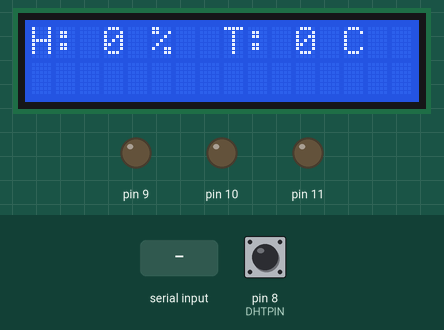
Recording of a sketch running on a simulated Arduino Uno, built with avr-gcc and run on an emulated ATmega328P. Parts: 16×2 character LCD, output pins drawn as LEDs (lit = HIGH). The inputs (shaded band) are chosen by the test bench; at power-on: pin 8 (DHTPIN) HIGH. What the sketch prints to the serial monitor is not drawn.

Above: at 1.2 s.
1.3 s: "1\n" received over the second serial link
At 4.3 s:
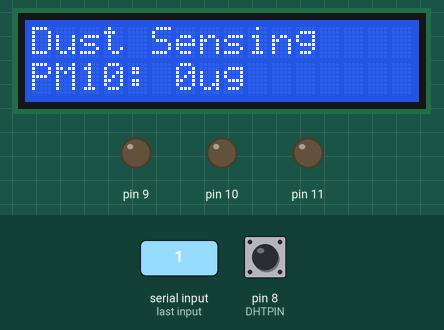
At 7.5 s:
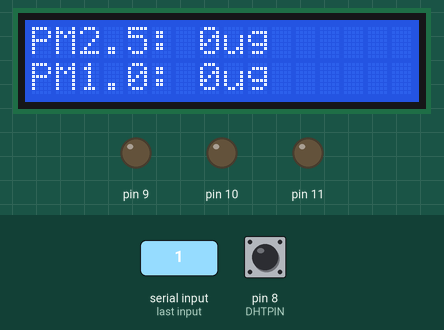
Timing chart, 0 to 10.6 s (numbered marks = the images above; inputs shaded):
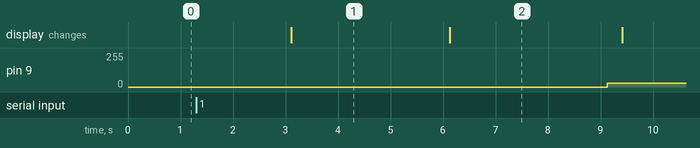

Measured:
- what the display in image 1 shows lasts 3.0 s, from 3.1 s to 6.1 s

The sketch:

Dust_sensing.ino
```cpp
//1602 LCD 세팅
#include <Wire.h>
#include <LiquidCrystal_I2C.h>               // LCD 라이브러리 포함
LiquidCrystal_I2C lcd(0x27, 16, 2);

//DHT11 온습도센서 세팅
#include "DHT.h"                // DHT11 라이브러리 포함
#define DHTPIN 8                // DHT11 연결핀
#define DHTTYPE DHT11
DHT dht(DHTPIN, DHTTYPE);

//먼지센서 세팅
#include <SoftwareSerial.h>
SoftwareSerial SerialLCD(2, 3);
long pmcf10 = 0;
long pmcf25 = 0;
long pmcf100 = 0;
long pmat10 = 0;
long pmat25 = 0;
long pmat100 = 0;
char buf[50];


void setup() {
  Serial.begin(9600);        // 시리얼 통신 시작
  SerialLCD.begin(9600);
  lcd.begin();           // 16x2 LCD 선언
}

void loop() {
  //먼지센서 코드
  int count = 0;
  unsigned char c;
  unsigned char high;

  while (SerialLCD.available()) {
    c = SerialLCD.read();           //RX, TX 통신을 통한 값을 c로 저장
    if ((count == 0 && c != 0x42) || (count == 1 && c != 0x4d)) {
      Serial.println("check failed");
      break;
    }
    if (count > 15) {
      Serial.println("complete");
      break;
    }
    else if (count == 4 || count == 6 || count == 8 || count == 10 || count == 12 || count == 14) {
      high = c;
    }
    else if (count == 5) {           //pm1.0의 수치값 계산
      pmcf10 = 256 * high + c;
      Serial.print("CF=1, PM1.0=");
      Serial.print(pmcf10);
      Serial.println(" ug/m3");
    }
    else if (count == 7) {         //pm2.5의 수치값 계산
      pmcf25 = 256 * high + c;
      Serial.print("CF=1, PM2.5=");
      Serial.print(pmcf25);
      Serial.println(" ug/m3");
    }
    else if (count == 9) {         //pm 10의 수치값 계산
      pmcf100 = 256 * high + c;
      Serial.print("CF=1, PM10=");
      Serial.print(pmcf100);
      Serial.println(" ug/m3");
    }
    else if (count == 11) {
      pmat10 = 256 * high + c;
      Serial.print("atmosphere, PM1.0=");
      Serial.print(pmat10);
      Serial.println(" ug/m3");
    }
    else if (count == 13) {
      pmat25 = 256 * high + c;
      Serial.print("atmosphere, PM2.5=");
      Serial.print(pmat25);
      Serial.println(" ug/m3");
    }
    else if (count == 15) {
      pmat100 = 256 * high + c;
      Serial.print("atmosphere, PM10=");
      Serial.print(pmat100);
      Serial.println(" ug/m3");
    }
    count++;
  }
  while (SerialLCD.available()) SerialLCD.read();
  Serial.println();

  //dht11 온습도센서 코드
  int h = dht.readHumidity();     // 습도 값 구하기
  int t = dht.readTemperature();  // 온도 값 구하기
  Serial.print("Humidity: ");
  Serial.print(h);
  Serial.println(" %\t");
  Serial.print("Temperature: ");
  Serial.print(t);
  Serial.println(" C");

  //1602 LCD 모듈 코드
  lcd.clear();
  lcd.setCursor(0, 0);
  lcd.print("H: ");
  lcd.print(h);
  lcd.print(" %  ");
  lcd.print("T: ");
  lcd.print(t);
  lcd.print(" C");
  delay(3000);
  lcd.clear();
  lcd.setCursor(0, 0);
  lcd.print("Dust Sensing");
  lcd.setCursor(0, 1);
  lcd.print("PM10: ");
  lcd.print(pmcf100);
  lcd.print("ug");
  delay(3000);
  lcd.clear();
  lcd.setCursor(0, 0);
  lcd.print("PM2.5: ");
  lcd.print(pmcf25);
  lcd.print("ug");
  lcd.setCursor(0, 1);
  lcd.print("PM1.0: ");
  lcd.print(pmcf10);
  lcd.print("ug");
  delay(3000);


  //RGB LED 모듈 코드
  if (pmcf25 < 35) {                 // 좋음
    analogWrite(9, 30);
    analogWrite(10, 0);
    analogWrite(11, 0);
  }
  if (pmcf25 > 35 & pmcf25 < 75) {    // 나쁨
    analogWrite(9, 0);
    analogWrite(10, 30);
    analogWrite(11, 0);
  }
  if (pmcf25 > 75) {                // 매우나쁨
    analogWrite(9, 0);
    analogWrite(10, 0);
    analogWrite(11, 30);
  }
}
```
